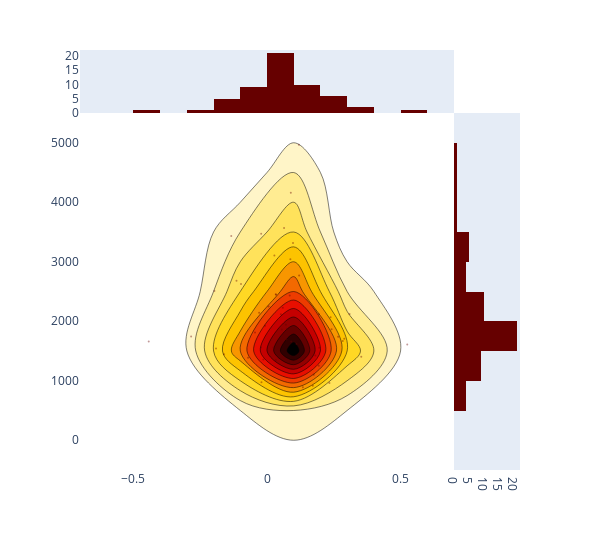

Notebook code for this chart:
### Code cell
# A 2D density jointplot comparing sentiment and the length of the songs
trace1 = go.Scatter(
    x=data['polarity'], y=data['song_length'], mode='markers', name='points',
    marker=dict(color='rgb(102,0,0)', size=2, opacity=0.4)
)
trace2 = go.Histogram2dContour(
    x=data['polarity'], y=data['song_length'], name='density', ncontours=20,
    colorscale='Hot', reversescale=True, showscale=False
)
trace3 = go.Histogram(
    x=data['polarity'], name='Sentiment polarity density',
    marker=dict(color='rgb(102,0,0)'),
    yaxis='y2'
)
trace4 = go.Histogram(
    y=data['song_length'], name='Song Length density', marker=dict(color='rgb(102,0,0)'),
    xaxis='x2'
)
plot_data = [trace1, trace2, trace3, trace4]

layout = go.Layout(
    showlegend=False,
    autosize=False,
    width=600,
    height=550,
    xaxis=dict(
        domain=[0, 0.85],
        showgrid=False,
        zeroline=False
    ),
    yaxis=dict(
        domain=[0, 0.85],
        showgrid=False,
        zeroline=False
    ),
    margin=dict(
        t=50
    ),
    hovermode='closest',
    bargap=0,
    xaxis2=dict(
        domain=[0.85, 1],
        showgrid=False,
        zeroline=False
    ),
    yaxis2=dict(
        domain=[0.85, 1],
        showgrid=False,
        zeroline=False
    )
)

fig = go.Figure(data=plot_data, layout=layout)
iplot(fig, filename='2dhistogram-2d-density-plot-subplots')

### Figure 1 — Plotly figure (JSON) as saved in the notebook; plotly's stock layout.template omitted (floating-point values rounded to 4 significant figures)
{"data": [{"marker": {"color": "rgb(102,0,0)", "opacity": 0.4, "size": 2}, "mode": "markers", "name": "points", "type": "scatter", "x": [0.03269, 0.3091, 0.0276, 0.0525, 0.2416, 0.05556, 0.1202, 0.2837, 0.0875, -0.1142, 0.175, 0.238, -0.1908, 0.1105, 0.08889, 0.1714, 0.1939, -0.02945, 0.2338, 0.1958, 0.06384, -0.01364, 0.02434, 0.1342, -0.1611, 0.07834, -0.02275, 0.05912, -0.07091, -0.1337, -0.04493, 0.09048, 0.2891, -0.007405, 0.073, 0.525, -0.02182, 0.03404, 0.181, 0.2663, -0.1971, 0.0974, 0.1943, 0.3529, 0.05208, -0.284, 0.1193, 0.03333, 0.005813, 0.07411, -0.4427, -0.09722, 0.08924, 0.07083, -0.02069, 0.08509], "y": [2454, 2120, 3103, 1614, 1865, 1859, 2769, 1668, 3040, 2680, 1100, 2067, 1543, 1618, 1324, 916, 1251, 2141, 960, 1556, 3566, 1355, 1558, 889, 1445, 1780, 1559, 2225, 1388, 3434, 1809, 1660, 1707, 1924, 1695, 1608, 3469, 2444, 1422, 1741, 2507, 3313, 2117, 1401, 2116, 1745, 4965, 1347, 2248, 1875, 1660, 2625, 4159, 1940, 976, 2434]}, {"colorscale": [[0, "rgb(0,0,0)"], [0.3333, "rgb(230,0,0)"], [0.6667, "rgb(255,210,0)"], [1, "rgb(255,255,255)"]], "name": "density", "ncontours": 20, "reversescale": true, "showscale": false, "type": "histogram2dcontour", "x": [0.03269, 0.3091, 0.0276, 0.0525, 0.2416, 0.05556, 0.1202, 0.2837, 0.0875, -0.1142, 0.175, 0.238, -0.1908, 0.1105, 0.08889, 0.1714, 0.1939, -0.02945, 0.2338, 0.1958, 0.06384, -0.01364, 0.02434, 0.1342, -0.1611, 0.07834, -0.02275, 0.05912, -0.07091, -0.1337, -0.04493, 0.09048, 0.2891, -0.007405, 0.073, 0.525, -0.02182, 0.03404, 0.181, 0.2663, -0.1971, 0.0974, 0.1943, 0.3529, 0.05208, -0.284, 0.1193, 0.03333, 0.005813, 0.07411, -0.4427, -0.09722, 0.08924, 0.07083, -0.02069, 0.08509], "y": [2454, 2120, 3103, 1614, 1865, 1859, 2769, 1668, 3040, 2680, 1100, 2067, 1543, 1618, 1324, 916, 1251, 2141, 960, 1556, 3566, 1355, 1558, 889, 1445, 1780, 1559, 2225, 1388, 3434, 1809, 1660, 1707, 1924, 1695, 1608, 3469, 2444, 1422, 1741, 2507, 3313, 2117, 1401, 2116, 1745, 4965, 1347, 2248, 1875, 1660, 2625, 4159, 1940, 976, 2434]}, {"marker": {"color": "rgb(102,0,0)"}, "name": "Sentiment polarity density", "type": "histogram", "x": [0.03269, 0.3091, 0.0276, 0.0525, 0.2416, 0.05556, 0.1202, 0.2837, 0.0875, -0.1142, 0.175, 0.238, -0.1908, 0.1105, 0.08889, 0.1714, 0.1939, -0.02945, 0.2338, 0.1958, 0.06384, -0.01364, 0.02434, 0.1342, -0.1611, 0.07834, -0.02275, 0.05912, -0.07091, -0.1337, -0.04493, 0.09048, 0.2891, -0.007405, 0.073, 0.525, -0.02182, 0.03404, 0.181, 0.2663, -0.1971, 0.0974, 0.1943, 0.3529, 0.05208, -0.284, 0.1193, 0.03333, 0.005813, 0.07411, -0.4427, -0.09722, 0.08924, 0.07083, -0.02069, 0.08509], "yaxis": "y2"}, {"marker": {"color": "rgb(102,0,0)"}, "name": "Song Length density", "type": "histogram", "xaxis": "x2", "y": [2454, 2120, 3103, 1614, 1865, 1859, 2769, 1668, 3040, 2680, 1100, 2067, 1543, 1618, 1324, 916, 1251, 2141, 960, 1556, 3566, 1355, 1558, 889, 1445, 1780, 1559, 2225, 1388, 3434, 1809, 1660, 1707, 1924, 1695, 1608, 3469, 2444, 1422, 1741, 2507, 3313, 2117, 1401, 2116, 1745, 4965, 1347, 2248, 1875, 1660, 2625, 4159, 1940, 976, 2434]}], "layout": {"autosize": false, "bargap": 0, "height": 550, "hovermode": "closest", "margin": {"t": 50}, "showlegend": false, "width": 600, "xaxis": {"domain": [0, 0.85], "showgrid": false, "zeroline": false}, "xaxis2": {"domain": [0.85, 1], "showgrid": false, "zeroline": false}, "yaxis": {"domain": [0, 0.85], "showgrid": false, "zeroline": false}, "yaxis2": {"domain": [0.85, 1], "showgrid": false, "zeroline": false}}}
